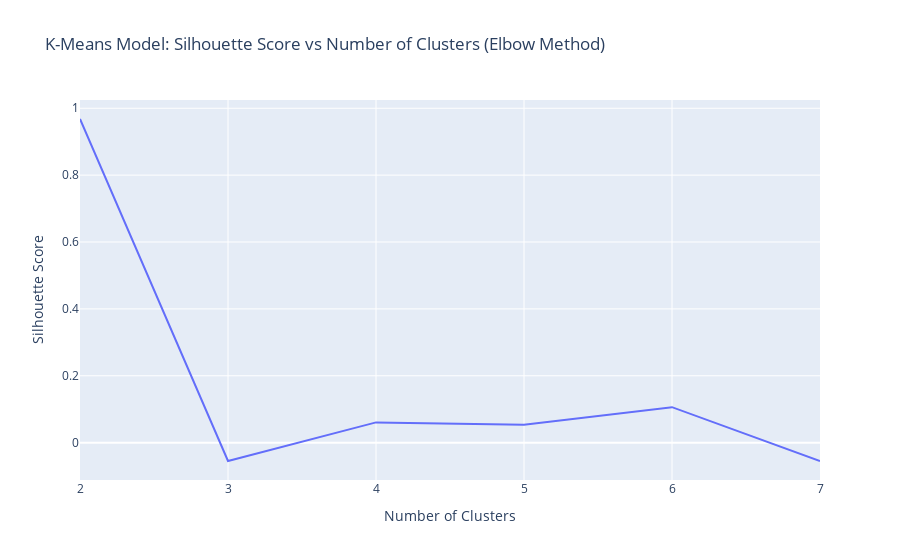

The cell this chart's notebook holds for it:
### Code cell
# Create a line plot of `silhouette_scores` vs `n_clusters`
fig = fig = px.line(
    x=n_clusters,
    y=silhouette_scores,
    title="K-Means Model: Silhouette Score vs Number of Clusters (Elbow Method)"
)
fig.update_layout(
    xaxis_title="Number of Clusters", yaxis_title="Silhouette Score"
)
fig.show()

### Figure 1 — Plotly figure (JSON) as saved in the notebook; plotly's stock layout.template omitted (floating-point values rounded to 4 significant figures)
{"data": [{"hovertemplate": "x=%{x}<br>y=%{y}<extra></extra>", "legendgroup": "", "line": {"color": "#636efa", "dash": "solid"}, "marker": {"symbol": "circle"}, "mode": "lines", "name": "", "orientation": "v", "showlegend": false, "type": "scatter", "x": [2, 3, 4, 5, 6, 7], "xaxis": "x", "y": [0.9679, -0.05493, 0.06058, 0.05351, 0.1061, -0.05489], "yaxis": "y"}], "layout": {"legend": {"tracegroupgap": 0}, "title": {"text": "K-Means Model: Silhouette Score vs Number of Clusters (Elbow Method)"}, "xaxis": {"anchor": "y", "domain": [0, 1], "title": {"text": "Number of Clusters"}}, "yaxis": {"anchor": "x", "domain": [0, 1], "title": {"text": "Silhouette Score"}}}}
